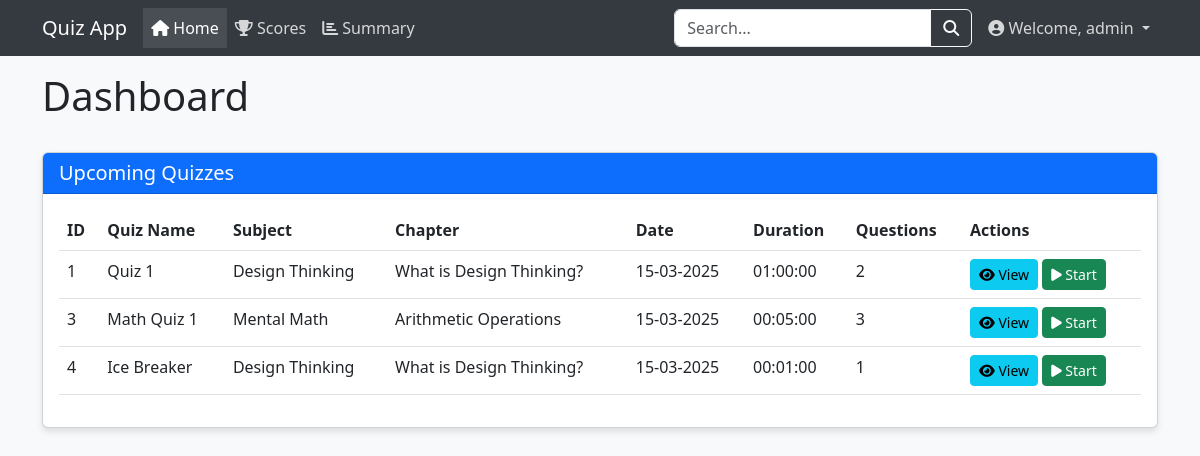
/user_dashboard (signed in), run on the app's committed database.
### models/model.py (models this page shows)
class User(db.Model):
    __tablename__ = 'user'
    user_id = db.Column(db.Integer, primary_key=True)
    username = db.Column(db.String(20), unique=True, nullable=False)
    password = db.Column(db.String(100), nullable=False)
    full_name = db.Column(db.String(30), nullable=False)
    qualification = db.Column(db.String(20), nullable=False)
    dob = db.Column(db.Date, nullable=False)
    email = db.Column(db.String(30), unique=True, nullable=False)
    phone = db.Column(db.String(10), nullable=False)
    address = db.Column(db.String(25), nullable=False)
    status = db.Column(db.String(10), default='active')
    is_admin = db.Column(db.Boolean, default=False)
    scores = db.relationship('Scores', backref='user', lazy=True)

class Quiz(db.Model):
    __tablename__ = 'quiz'
    quiz_id = db.Column(db.Integer, primary_key=True)
    name = db.Column(db.String(20), nullable=False)
    chapter_id = db.Column(db.Integer, db.ForeignKey('chapter.chapter_id'), nullable=False)
    date_of_quiz = db.Column(db.Date, nullable=False)
    time_duration = db.Column(db.Time, nullable=False)
    remarks = db.Column(db.String(40))
    questions = db.relationship('Question', backref='quiz', lazy=True, cascade="all, delete-orphan")
    scores = db.relationship('Scores', backref='quiz_ref', lazy=True)

class Subject(db.Model):
    __tablename__ = 'subject'
    subject_id = db.Column(db.Integer, primary_key=True)
    name = db.Column(db.String(20), nullable=False)
    description = db.Column(db.String(40))
    chapters = db.relationship('Chapter', backref='subject', lazy=True, cascade="all, delete-orphan")

class Chapter(db.Model):
    __tablename__ = 'chapter'
    chapter_id = db.Column(db.Integer, primary_key=True)
    chapter_name = db.Column(db.String(20), nullable=False)
    subject_id = db.Column(db.Integer, db.ForeignKey('subject.subject_id'), nullable=False)
    description = db.Column(db.String(40))
    quizzes = db.relationship('Quiz', backref='chapter', lazy=True, cascade="all, delete-orphan")

### controllers/controller.py (the view)
@app.route('/user_dashboard')
@login_required
def user_dashboard():
    today = date.today()
    upcoming_quizzes = Quiz.query.filter(Quiz.date_of_quiz >= today).order_by(Quiz.date_of_quiz).all()
    upcoming_quiz_data = []
    for quiz in upcoming_quizzes:
        question_count = Question.query.filter_by(quiz_id=quiz.quiz_id).count()
        upcoming_quiz_data.append({
            'quiz': quiz,
            'question_count': question_count,
            'chapter_name': quiz.chapter.chapter_name,
            'subject_name': quiz.chapter.subject.name
        })
    return render_template('user/dashboard.htm', upcoming_quizzes=upcoming_quiz_data)

### controllers/controller.py (called while the page is built)
def current_user():
    user_id = session.get('user_id')
    if user_id:
        return User.query.get(user_id)
    return None

@app.context_processor
def inject_current_user():
    return dict(current_user=current_user())

def login_required(f):
    @wraps(f)
    def decorated_function(*args, **kwargs):
        if not current_user():
            flash('Please log in first.', 'danger')
            return redirect(url_for('login'))
        return f(*args, **kwargs)
    return decorated_function

### templates/user/dashboard.htm (shortened to what this page needs)
{% extends "ubase.htm" %}
{% block content %}
<div class="row">
    <div class="col-12">
        <div class="d-flex justify-content-between align-items-center mb-4">
            <h1>Dashboard</h1>
        </div>
    </div>
</div>
<div class="row">
    <div class="col-12">
        <div class="card">
            <div class="card-header bg-primary text-white">
                <h5 class="mb-0">Upcoming Quizzes</h5>
            </div>
            <div class="card-body">
                {% if upcoming_quizzes %}
                <div class="table-responsive">
                    <table class="table table-hover">
                        <thead>
                            <tr>
                                <th>ID</th>
                                <th>Quiz Name</th>
                                <th>Subject</th>
                                <th>Chapter</th>
                                <th>Date</th>
                                <th>Duration</th>
                                <th>Questions</th>
                                <th>Actions</th>
                            </tr>
                        </thead>
                        <tbody>
                            {% for item in upcoming_quizzes %}
                            <tr>
                                <td>{{ item.quiz.quiz_id }}</td>
                                <td>{{ item.quiz.name }}</td>
                                <td>{{ item.subject_name }}</td>
                                <td>{{ item.chapter_name }}</td>
                                <td>{{ item.quiz.date_of_quiz.strftime('%d-%m-%Y') }}</td>
                                <td>{{ item.quiz.time_duration.strftime('%H:%M:%S') }}</td>
                                <td>{{ item.question_count }}</td>
                                <td>
                                    <a href="{{ url_for('quiz_details', quiz_id=item.quiz.quiz_id) }}" class="btn btn-sm btn-info">
                                        <i class="fas fa-eye"></i> View
                                    </a>
                                    <a href="{{ url_for('start_quiz', quiz_id=item.quiz.quiz_id) }}" class="btn btn-sm btn-success">
                                        <i class="fas fa-play"></i> Start
                                    </a>
                                </td>
                            </tr>
                            {% endfor %}
                        </tbody>
                    </table>
                </div>
                {% else %}
                <div class="alert alert-info">
                    No upcoming quizzes found.
                </div>
                {% endif %}
            </div>
        </div>
    </div>
</div>
{%endblock%}

### templates/ubase.htm (shortened to what this page needs)
<!DOCTYPE html>
<html lang="en">
<head>
    <link href="https://cdn.jsdelivr.net/npm/bootstrap@5.3.0-alpha1/dist/css/bootstrap.min.css" rel="stylesheet">
    <link rel="stylesheet" href="https://cdnjs.cloudflare.com/ajax/libs/font-awesome/6.4.0/css/all.min.css">
</head>
<body>
    <nav class="navbar navbar-expand-lg navbar-dark">
        <div class="container">
            <a class="navbar-brand" href="{{ url_for('user_dashboard') }}">Quiz App</a>
            <div class="collapse navbar-collapse" id="navbarNav">
                <ul class="navbar-nav">
                    <li class="nav-item">
                        <a class="nav-link {% if request.path == url_for('user_dashboard') %}active{% endif %}" href="{{ url_for('user_dashboard') }}">
                            <i class="fas fa-home"></i> Home
                        </a>
                    </li>
                    <li class="nav-item">
                        <a class="nav-link {% if request.path == url_for('scores') %}active{% endif %}" href="{{ url_for('scores') }}">
                            <i class="fas fa-trophy"></i> Scores
                        </a>
                    </li>
                    <li class="nav-item">
                        <a class="nav-link {% if request.path == url_for('summary') %}active{% endif %}" href="{{ url_for('user_summary') }}">
                            <i class="fas fa-chart-bar"></i> Summary
                        </a>
                    </li>
                </ul>
                <form class="d-flex ms-auto me-2" action="{{ url_for('search') }}">
                    <div class="input-group">
                        <input type="text" name="q" class="form-control" placeholder="Search...">
                        <button class="btn btn-outline-light" type="submit">
                            <i class="fas fa-search"></i>
                        </button>
                    </div>
                </form>
                <ul class="navbar-nav">
                    <li class="nav-item dropdown">
                        <a class="nav-link dropdown-toggle" href="#" id="navbarDropdown" role="button" data-bs-toggle="dropdown">
                            <i class="fas fa-user-circle"></i> Welcome, {{ current_user.username }}
                        </a>
                    </li>
                </ul>
            </div>
        </div>
    </nav>
    <div class="container">
        {% block content %}{% endblock %}
    </div>
</body>
</html>

### templates/ubase.htm (style rules this page uses)
body { background-color: #f8f9fa; }
.navbar { background-color: #343a40; }
.nav-link { color: rgba(255, 255, 255, 0.8); }
.nav-link.active { color: white; background-color: rgba(255, 255, 255, 0.1); }
.card { box-shadow: 0 4px 6px rgba(0, 0, 0, 0.1); margin-bottom: 20px; }

### data on the page
User: username "admin"
Quiz: quiz.quiz_id "1", quiz.name "Quiz 1", quiz.date_of_quiz "15-03-2025", quiz.time_duration "01:00:00"
Subject: subject_name "Design Thinking" "Design Thinking"
Chapter: chapter_name "What is Design Thinking?" "What is Design Thinking?"
Quiz: quiz.quiz_id "3", quiz.name "Math Quiz 1", quiz.date_of_quiz "15-03-2025", quiz.time_duration "00:05:00"
Subject: subject_name "Mental Math"
Chapter: chapter_name "Arithmetic Operations"
Quiz: quiz.quiz_id "4", quiz.name "Ice Breaker", quiz.date_of_quiz "15-03-2025", quiz.time_duration "00:01:00"

### other printed values
{{ item.question_count }} "2" "3" "1"
